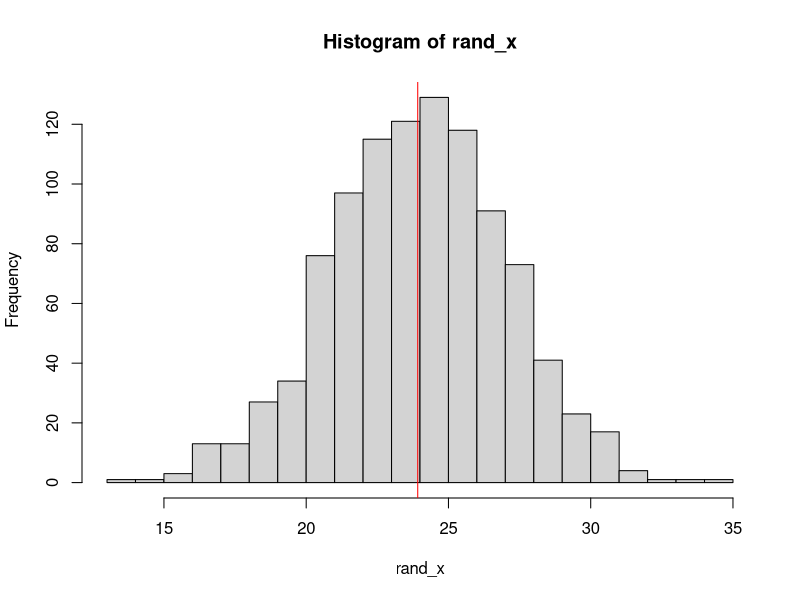

Here is the R script that generated this plot:
## PlotRandom.R
## Directory: /Users/jacobgibson/Desktop/STA308/Random_Func
## Original: 06 Oct 2021
##
## Purpose:
##    A function that will generate a random sample
##     of Normal values, plot a histogram with an 
##     overlaid mean on the plot.
##
## Inputs:
##     numpts = the number of points to generate
##     mu = the theoretical mean of the Normal distribution
##     sigma = the standard deviation of the Normal distribution
##     numbins = the number of bins for the histogram
##     meanColor = the color for the overlaid mean
##     linewidth = the width of the mean vertical line
##     seed = a random number generator seed, to ensure
##            reproducibility
## Outputs: A list with the following elements
##     Random_values = a vector with the generated random 
##                     values
##     Mean_x = the sample mean of Random_values
##     SD_x = the sample standard deviation of Random_values

plotRandomNormals <- function(numpts=1000, numbins=15, mu=24, sigma=3, 
                              meanColor="red",
                              linewidth=2,
                              seed=8675309) {
  set.seed(seed)
  rand_x <- rnorm(numpts, mean=mu, sd=sigma)
  mean_x <- mean(rand_x)
  hist(rand_x, breaks=numbins)
  abline(v=mean_x, col=meanColor)
  list(Random_values = rand_x,
       Mean_x = mean_x,
       SD_x = sd(rand_x) )
}

## Test the function

plotRandomNormals(linewidth = 5)




